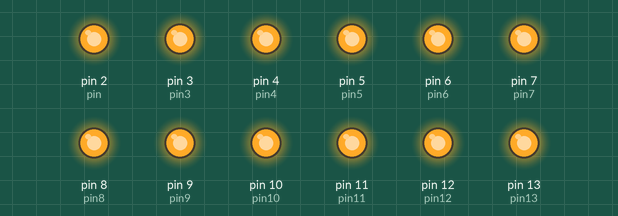
A sketch run on a simulated Arduino Uno, built with avr-gcc and run on an emulated ATmega328P. On the bench: output pins drawn as LEDs (lit = HIGH).

Above: at 0.1 s.
Timing chart, 0 to 1.6 s (numbered marks = the images above):
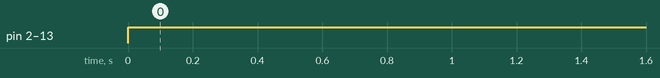

The sketch:

led_check.ino
```cpp
int pin = 2;
int pin3 = 3;
int pin4 = 4;
int pin5 = 5;
int pin6 = 6;
int pin7 = 7;
int pin8 = 8;
int pin9 = 9;
int pin10 = 10;
int pin11 = 11;
int pin12 = 12;
int pin13 = 13;

void setup() {
  // put your setup code here, to run once:
 pinMode(pin, OUTPUT);
 pinMode(pin3, OUTPUT);
 pinMode(pin4, OUTPUT);
 pinMode(pin5, OUTPUT);
 pinMode(pin6, OUTPUT);
 pinMode(pin7, OUTPUT);
 pinMode(pin8, OUTPUT);
 pinMode(pin9, OUTPUT);
 pinMode(pin10, OUTPUT);
 pinMode(pin11, OUTPUT);
 pinMode(pin12, OUTPUT);
 pinMode(pin13, OUTPUT);
}

void loop() {
  // put your main code here, to run repeatedly:

 digitalWrite(pin, HIGH);
 digitalWrite(pin3, HIGH);
 digitalWrite(pin4, HIGH);
 digitalWrite(pin5, HIGH);
 digitalWrite(pin6, HIGH);
 digitalWrite(pin7, HIGH);
 digitalWrite(pin8, HIGH);
 digitalWrite(pin9, HIGH);
 digitalWrite(pin10, HIGH);
 digitalWrite(pin11, HIGH);
 digitalWrite(pin12, HIGH);
 digitalWrite(pin13, HIGH);

}
```

Measured:
- by itself, pin 2 (pin), pin 3 (pin3), pin 4 (pin4), pin 5 (pin5), pin 6 (pin6), pin 7 (pin7), pin 8 (pin8), pin 9 (pin9), pin 10 (pin10), pin 11 (pin11), pin 12 (pin12), pin 13 (pin13): LOW → HIGH at 0.00 s
